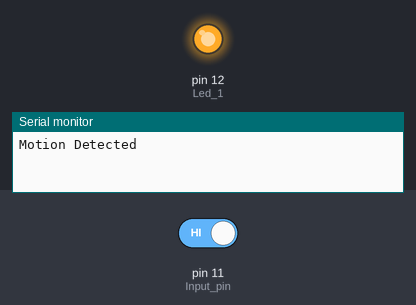
The sketch below on a simulated Arduino Uno, built with avr-gcc and run on an emulated ATmega328P. Shown: output pins drawn as LEDs (lit = HIGH), the last lines printed to the serial monitor. The test bench sets the inputs (shaded band); at power-on: pin 11 (Input_pin) HIGH.

Above: at 18.0 s.
18.1 s: pin 11 (Input_pin) driven LOW
At 28.2 s:
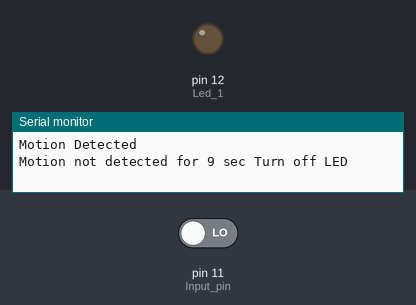
28.5 s: pin 11 (Input_pin) driven HIGH
At 29.4 s:
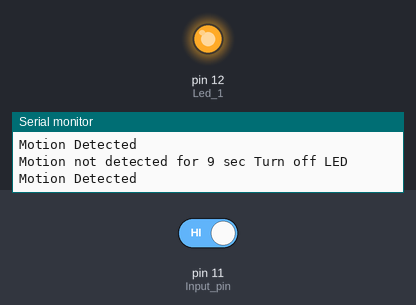
Timing chart, 0 to 31.5 s (numbered marks = the images above; inputs shaded):
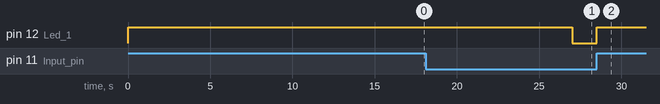

Measured:
- after the input at 18.1 s, pin 12 (Led_1): HIGH → LOW after 8.9 s
- after the input at 28.5 s, pin 12 (Led_1): LOW → HIGH at once

The sketch:

Pir_sensior.ino
```cpp
// Define the pins and variables
int Input_pin = 11; // Input pin for the PIR sensor
int Led_1 = 12; // Output pin for the LED
double value = 0; // Variable to store the state of the PIR sensor
int Time = 9000; // Time in milliseconds to wait (9 seconds)
int pir_state = LOW; // Variable to track the state of motion detection


void setup()
{
  Serial.begin(9600); // Start serial communication at 9600 baud rate
  pinMode(Input_pin, INPUT); // Set the PIR sensor pin as an input
  pinMode(Led_1, OUTPUT); // Set the LED pin as an output
}


void loop()
{
  value = digitalRead(Input_pin); // Read the value from the PIR sensor

  // While loop runs as long as the PIR sensor detects motion
  while (value == HIGH) {
    digitalWrite(Led_1, HIGH); // Turn on the LED

    // Check if the motion was just detected
    if (pir_state == LOW) {
      pir_state = HIGH; // Update the state to indicate motion is currently detected
      Serial.print("Motion Detected\n"); // Print a message to the serial monitor
    }

    delay(Time); // Wait for 9 seconds
    value = digitalRead(Input_pin); // Read the value from the PIR sensor again

    // Check if the motion has stopped
    if (value == LOW) {
      digitalWrite(Led_1, LOW); // Turn off the LED

      // Check if the motion had been detected previously
      if (pir_state == HIGH) {
        pir_state = LOW; // Update the state to indicate motion is no longer detected
        Serial.print("Motion not detected for 9 sec "); // Print a message to the serial monitor
        Serial.print("Turn off LED\n");
      }
    }
  }
}
```
